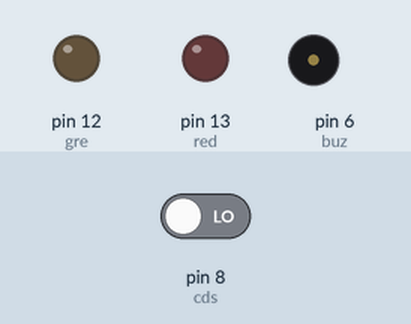
Simulated run of this sketch. Board: Arduino Uno, built with avr-gcc and run on an emulated ATmega328P. Parts: output pins drawn as LEDs (lit = HIGH), buzzer (waves = sounding). The test bench sets the inputs (shaded band); at power-on: pin 8 (cds) LOW. What the sketch prints to the serial monitor is not drawn.

Above: at 1.2 s.
1.3 s: pin 8 (cds) driven HIGH
At 2.0 s:
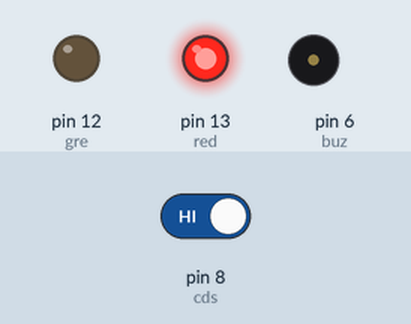
2.8 s: pin 8 (cds) driven LOW
At 3.2 s:
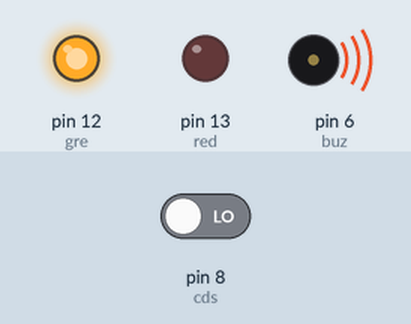
Timing chart, 0 to 5.8 s (numbered marks = the images above; inputs shaded):
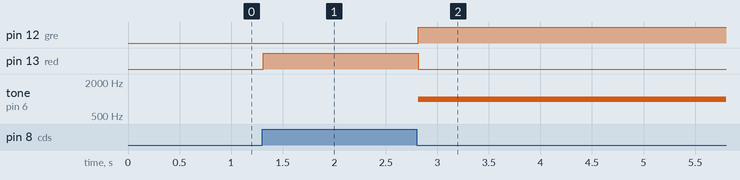

Measured:
- after the input at 1.3 s, pin 13 (red): LOW → HIGH at once
- after the input at 2.8 s, pin 12 (gre): LOW → HIGH at once; pin 13 (red): HIGH → LOW at once; tone on pin 6 (buz): silent → 1000 Hz at once

The sketch:

020.cds_buzzer_RGB.ino
```cpp
int cds = 8;
int buz = 6;
int red = 13;
int gre = 12;
int curval, preval;

void setup()
{
 Serial.begin(9600);
}

void loop()
{
 curval = digitalRead(cds);
 delay(10);
 if(curval!=0 && preval ==0)
 {
  //tone(buz, 1000);
  noTone(buz);
  Serial.println("어둡다");
  analogWrite(gre, 0);
  analogWrite(red, 255);
 }
 else if(curval==0 && preval !=0)
 {
  //noTone(buz);
  tone(buz, 1000);
  Serial.println("밝다");
  analogWrite(gre, 255);
  analogWrite(red, 0);
 }

 preval = curval;
}
```
